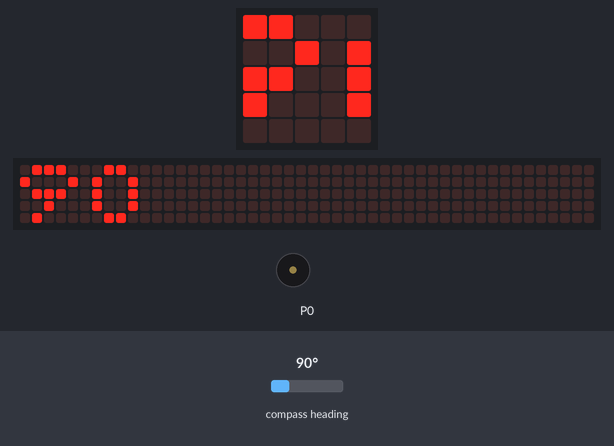
Recording of a program running on a simulated BBC micro:bit (MakeCode). Shown: the board's 5×5 LED display, a strip that is not on the board, showing the scrolling text unrolled, buzzer (waves = sounding). The inputs (shaded band) are chosen by the test bench; at power-on: compass heading 90°. The 48×5 strip is a reading aid, not a part: it shows the text the display is scrolling, unrolled, one strip-width of it at a time; the compass is already calibrated.

Above: at 1.2 s.
1.3 s: compass heading set to 7°
At 3.07 s:
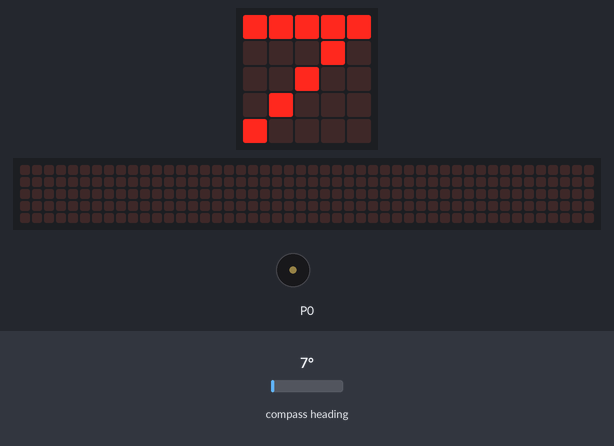
4.3 s: compass heading set to 90°
At 5.25 s:
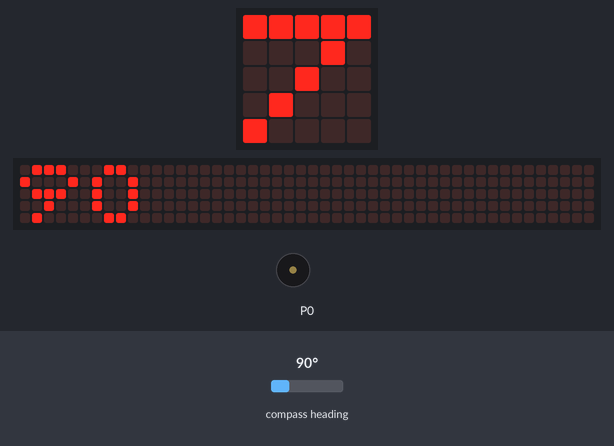
6.5 s: compass heading set to 180°
At 7.97 s:
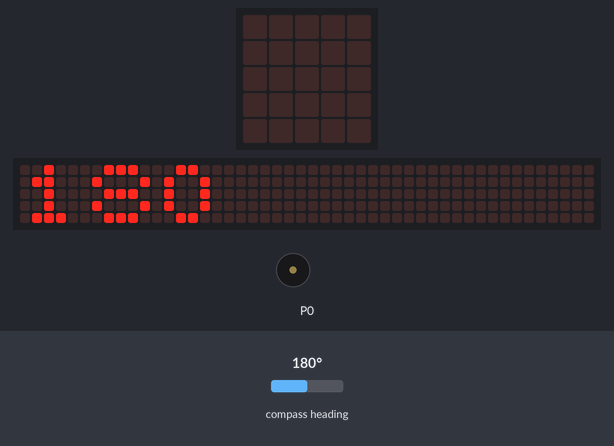
Timing chart, 0 to 15.3 s (numbered marks = the images above; inputs shaded):
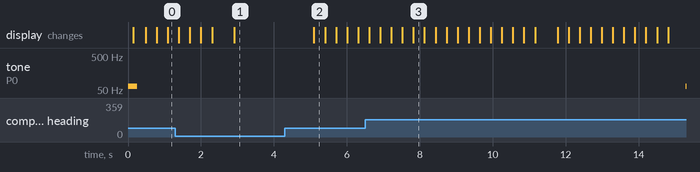

The program:

main.ts
```typescript
basic.forever(function () {
    basic.showNumber(input.compassHeading())
})
basic.forever(function () {
    if (input.compassHeading() < 315) {
        music.startMelody(music.builtInMelody(Melodies.Funk), MelodyOptions.Forever)
    }
})
basic.forever(function () {
    if (input.compassHeading() > 45) {
        music.startMelody(music.builtInMelody(Melodies.Funk), MelodyOptions.Forever)
    }
})
```

test.ts
```typescript
// aquí va el archivo "tests"; esto no se compilará cuando este paquete se utilice como una extensión.
```

Measured:
- after the input at 1.3 s, the display: first differs from a run without the input after 1.6 s (image 1)
- after the input at 4.3 s, the display: changes after 0.80 s (image 2)
